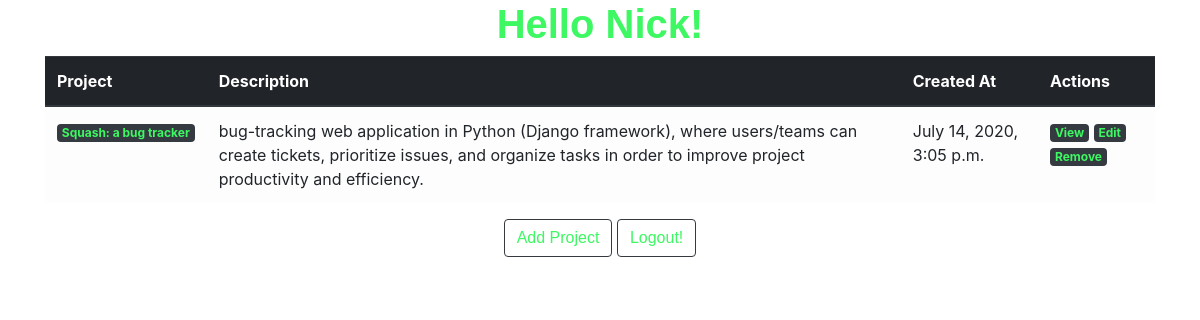
The page /dashboard (signed in) on the database as committed earlier.
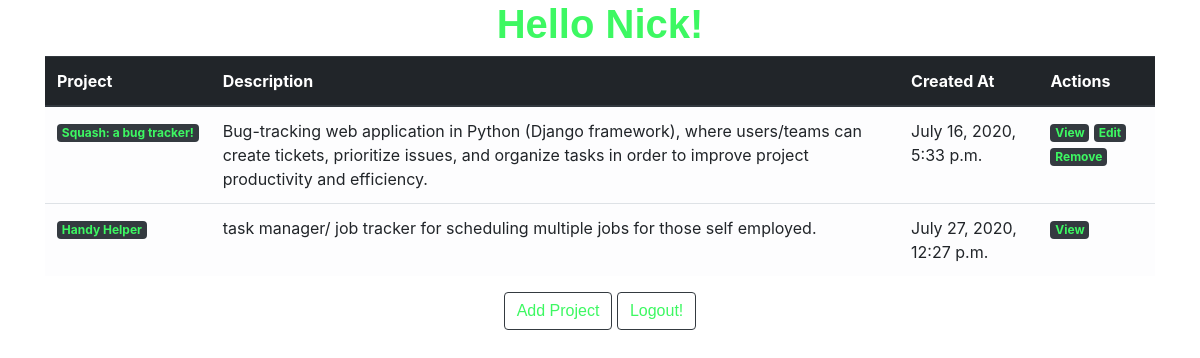
The same page on the database as committed later.
### bug_app/models.py (models this page shows)
class User(models.Model):
    first_name = models.CharField(max_length=255)
    last_name = models.CharField(max_length=255)
    email = models.EmailField(max_length=254)
    password = models.CharField(max_length=255)
    objects = UserManager()

class Project(models.Model):
    project_name = models.CharField(max_length=255)
    project_desc = models.TextField()
    user = models.ForeignKey(User, related_name='projects', on_delete=models.CASCADE)
    created_at = models.DateTimeField(auto_now_add=True)
    updated_at = models.DateTimeField(auto_now=True)
    objects = ProjectManager()

### bug_app/views.py (the view)
# urls.py: path('dashboard', views.dashboard),#takes us to the dashboard
def dashboard(request):
    if 'user_id' not in request.session:
        return redirect('/')
    context = {
        'current_user': User.objects.get(id=request.session['user_id']),
        'projects': Project.objects.all()
    }
    return render(request, 'dashboard.htm', context)

### bug_app/templates/dashboard.htm (shortened to what this page needs)
<!DOCTYPE html>
<html lang="en">
    <head>
        <link href="//maxcdn.bootstrapcdn.com/bootstrap/4.0.0/css/bootstrap.min.css" rel="stylesheet" id="bootstrap-css">
    </head>
    <body>
        <div class="container">
            <div class="header">
                <h1 style="text-align: center; font-family:Arial, Helvetica, sans-serif; font-weight: bold; color:#3DF862"> Hello {{current_user.first_name}}!</h1>
            </div>
            <div class="body">
                <table class="table table-light table-hover">
                    <thead class="thead-dark">
                       <th scope="col">Project</th>
                       <th scope="col"> Description</th>
                       <th scope="col"> Created At</th>
                       <th scope="col">Actions</th>
                    </thead>
                    <tbody>
                       {% for project in projects %}
                       <tr>
                           <td><a href="/projects/{{project.id}}" style="color:#3DF862;" class="badge badge-dark">{{ project.project_name }}</a></td>
                           <td>{{ project.project_desc }}</td>
                           <td>{{ project.created_at }}</td>
                           <td><a href="/projects/{{project.id}}" style="color: #3DF862;" class="badge badge-dark">View</a>
                            {% if current_user.id == project.user.id %}
                            <a href="/projects/edit/{{project.id}}" style="color: #3DF862;"class="badge badge-dark">Edit</a>
                            <a href="/projects/{{project.id}}/delete" style="color: #3DF862;"class="badge badge-dark">Remove</a>
                            {% endif %}
                        </td>
                       </tr>
                       {% endfor %}
                    </tbody>
                </table>
            </div>
            <div class="footer" style="text-align: center;">
                <a class="btn btn-outline-dark" role="button" href="/projects/new" style= "color: #3DF862;font-family: Arial, Helvetica, sans-serif;">Add Project</a></button>
                <a class="btn btn-outline-dark" role="button" href="/logout" style= "color: #3DF862; font-family: Arial, Helvetica, sans-serif;">Logout!</a></button>
            </div>
        </div>
    </body>
</html>

Rows that differ between the two databases and show on the page:
removed Project: project_name "Squash: a bug tracker", project_desc "bug-tracking web application in Python (Django framework), where users/teams can create tickets, prioritize issues, and organize tasks in order to improve project productivity and efficiency.", created_at "July 14, 2020, 3:05 p.m."
added Project: project_name "Squash: a bug tracker!", project_desc "Bug-tracking web application in Python (Django framework), where users/teams can create tickets, prioritize issues, and organize tasks in order to improve project productivity and efficiency.", created_at "July 16, 2020, 5:33 p.m."
added Project: project_name "Handy Helper", project_desc "task manager/ job tracker for scheduling multiple jobs for those self employed.", created_at "July 27, 2020, 12:27 p.m."
